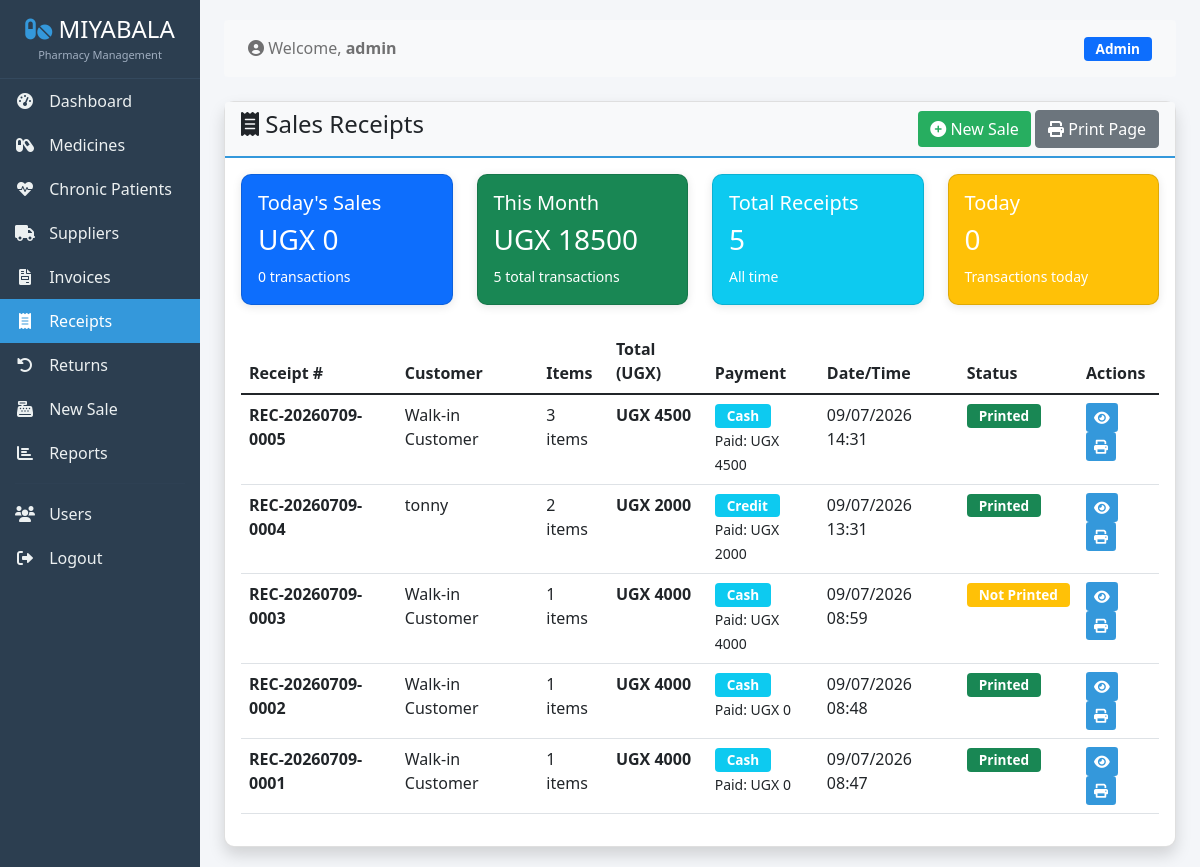
/receipts/ (signed in), run on an earlier commit of the app's database.
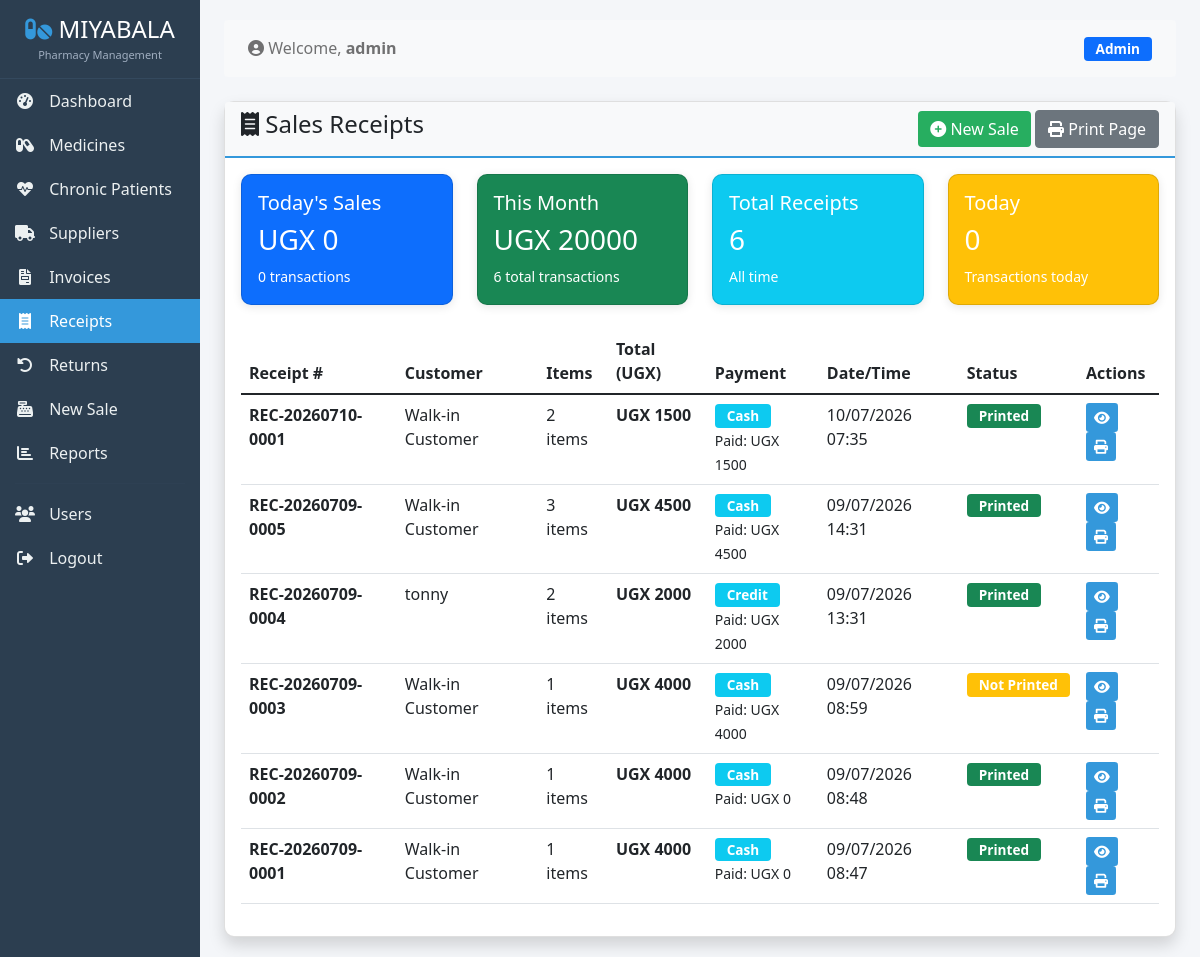
And on a later commit of the database.
### stock/models.py (models this page shows, shortened)
class Receipt(models.Model):
    receipt_number = models.CharField(max_length=50, unique=True)
    sale = models.ForeignKey(Sale, on_delete=models.CASCADE, related_name='receipts', null=True, blank=True)
    customer_name = models.CharField(max_length=200, blank=True, null=True)
    customer_phone = models.CharField(max_length=20, blank=True, null=True)
    total_amount = models.DecimalField(max_digits=12, decimal_places=2, default=0)
    amount_paid = models.DecimalField(max_digits=12, decimal_places=2, default=0)
    change_due = models.DecimalField(max_digits=12, decimal_places=2, default=0)
    payment_method = models.CharField(max_length=50, default='cash')
    items = models.JSONField(default=list)  # Store items as JSON
    created_at = models.DateTimeField(auto_now_add=True)
    created_by = models.ForeignKey(User, on_delete=models.SET_NULL, null=True, related_name='receipts_created')
    is_printed = models.BooleanField(default=False)
    printed_at = models.DateTimeField(null=True, blank=True)
    class Meta:
        ordering = ['-created_at']
        indexes = [
            models.Index(fields=['receipt_number']),
            models.Index(fields=['created_at']),
        ]

### stock/views.py (the view)
# urls.py: path('receipts/', views.receipt_list, name='receipt_list'),
@login_required
def receipt_list(request):
    receipts = Receipt.objects.all().select_related('created_by').order_by('-created_at')
    today = timezone.now().date()
    today_receipts = Receipt.objects.filter(created_at__date=today)
    today_total = today_receipts.aggregate(Sum('total_amount'))['total_amount__sum'] or 0
    month_start = timezone.now().replace(day=1, hour=0, minute=0, second=0, microsecond=0)
    month_receipts = Receipt.objects.filter(created_at__gte=month_start)
    month_total = month_receipts.aggregate(Sum('total_amount'))['total_amount__sum'] or 0
    context = {
        'receipts': receipts,
        'today_total': today_total,
        'month_total': month_total,
        'receipt_count': receipts.count(),
        'today_count': today_receipts.count(),
    }
    return render(request, 'stock/receipt_list.html', context)

### stock/templates/stock/receipt_list.html (shortened to what this page needs)
{% extends 'stock/base.html' %}
{% load static %}
{% block content %}
<div class="row">
    <div class="col-12">
        <div class="card shadow">
            <div class="card-header d-flex justify-content-between align-items-center">
                <h4><i class="fas fa-receipt"></i> Sales Receipts</h4>
                <div>
                    <a href="{% url 'stock:create_sale' %}" class="btn btn-success">
                        <i class="fas fa-plus-circle"></i> New Sale
                    </a>
                    <button onclick="window.print()" class="btn btn-secondary">
                        <i class="fas fa-print"></i> Print Page
                    </button>
                </div>
            </div>
            <div class="card-body">
                <div class="row mb-4">
                    <div class="col-md-3">
                        <div class="card bg-primary text-white">
                            <div class="card-body">
                                <h5>Today's Sales</h5>
                                <h3>UGX {{ today_total|floatformat:0 }}</h3>
                                <small>{{ today_count }} transactions</small>
                            </div>
                        </div>
                    </div>
                    <div class="col-md-3">
                        <div class="card bg-success text-white">
                            <div class="card-body">
                                <h5>This Month</h5>
                                <h3>UGX {{ month_total|floatformat:0 }}</h3>
                                <small>{{ receipt_count }} total transactions</small>
                            </div>
                        </div>
                    </div>
                    <div class="col-md-3">
                        <div class="card bg-info text-white">
                            <div class="card-body">
                                <h5>Total Receipts</h5>
                                <h3>{{ receipt_count }}</h3>
                                <small>All time</small>
                            </div>
                        </div>
                    </div>
                    <div class="col-md-3">
                        <div class="card bg-warning text-white">
                            <div class="card-body">
                                <h5>Today</h5>
                                <h3>{{ today_count }}</h3>
                                <small>Transactions today</small>
                            </div>
                        </div>
                    </div>
                </div>
                <div class="table-responsive">
                    <table class="table table-hover">
                        <thead>
                            <tr>
                                <th>Receipt #</th>
                                <th>Customer</th>
                                <th>Items</th>
                                <th>Total (UGX)</th>
                                <th>Payment</th>
                                <th>Date/Time</th>
                                <th>Status</th>
                                <th>Actions</th>
                            </tr>
                        </thead>
                        <tbody>
                            {% for receipt in receipts %}
                            <tr>
                                <td><strong>{{ receipt.receipt_number }}</strong></td>
                                <td>{{ receipt.customer_name|default:'Walk-in' }}</td>
                                <td>{{ receipt.items|length }} items</td>
                                <td><strong>UGX {{ receipt.total_amount|floatformat:0 }}</strong></td>
                                <td>
                                    <span class="badge bg-info">{{ receipt.payment_method|title }}</span>
                                    <br>
                                    <small>Paid: UGX {{ receipt.amount_paid|floatformat:0 }}</small>
                                </td>
                                <td>{{ receipt.created_at|date:'d/m/Y H:i' }}</td>
                                <td>
                                    {% if receipt.is_printed %}
                                        <span class="badge bg-success">Printed</span>
                                    {% else %}
                                        <span class="badge bg-warning">Not Printed</span>
                                    {% endif %}
                                </td>
                                <td>
                                    <a href="{% url 'stock:receipt_detail' receipt.id %}" class="btn btn-sm btn-info">
                                        <i class="fas fa-eye"></i>
                                    </a>
                                    <a href="{% url 'stock:print_receipt' receipt.id %}" target="_blank" class="btn btn-sm btn-primary">
                                        <i class="fas fa-print"></i>
                                    </a>
                                </td>
                            </tr>
                            {% empty %}
                            <tr>
                                <td colspan="8" class="text-center">No receipts found.</td>
                            </tr>
                            {% endfor %}
                        </tbody>
                    </table>
                </div>
            </div>
        </div>
    </div>
</div>
{% endblock %}

### stock/templates/stock/base.html (shortened to what this page needs)
<!DOCTYPE html>
<html lang="en">
<head>
    <link href="https://cdn.jsdelivr.net/npm/bootstrap@5.1.3/dist/css/bootstrap.min.css" rel="stylesheet">
    <link rel="stylesheet" href="https://cdnjs.cloudflare.com/ajax/libs/font-awesome/6.0.0-beta3/css/all.min.css">
</head>
<body>
    <div class="container-fluid">
        <div class="row">
            <nav class="col-md-2 col-lg-2 d-md-block sidebar p-0">
                <div class="position-sticky">
                    <div class="sidebar-brand">
                        <h4><i class="fas fa-pills"></i> MIYABALA</h4>
                        <small>Pharmacy Management</small>
                    </div>
                    <ul class="nav flex-column">
                        <li class="nav-item">
                            <a class="nav-link {% if request.resolver_match.url_name == 'dashboard' %}active{% endif %}" href="{% url 'stock:dashboard' %}">
                                <i class="fas fa-tachometer-alt"></i> Dashboard
                            </a>
                        </li>
                        {% with user_groups=user.groups.all|join:',' %}
                            {% if user.is_superuser or 'admin' in user_groups or 'manager' in user_groups %}
                                <li class="nav-item">
                                    <a class="nav-link {% if 'drug' in request.resolver_match.url_name %}active{% endif %}" href="{% url 'stock:drug_list' %}">
                                        <i class="fas fa-capsules"></i> Medicines
                                    </a>
                                </li>
                            {% endif %}
                        {% endwith %}
                        <li class="nav-item">
                            <a class="nav-link {% if 'patient' in request.resolver_match.url_name %}active{% endif %}" href="{% url 'stock:patient_list' %}">
                                <i class="fas fa-heartbeat"></i> Chronic Patients
                            </a>
                        </li>
                        <li class="nav-item">
                            <a class="nav-link {% if 'supplier' in request.resolver_match.url_name %}active{% endif %}" href="{% url 'stock:supplier_list' %}">
                                <i class="fas fa-truck"></i> Suppliers
                            </a>
                        </li>
                        <li class="nav-item">
                            <a class="nav-link {% if 'invoice' in request.resolver_match.url_name %}active{% endif %}" href="{% url 'stock:invoice_list' %}">
                                <i class="fas fa-file-invoice"></i> Invoices
                            </a>
                        </li>
                        <li class="nav-item">
                            <a class="nav-link {% if 'receipt' in request.resolver_match.url_name %}active{% endif %}" href="{% url 'stock:receipt_list' %}">
                                <i class="fas fa-receipt"></i> Receipts
                            </a>
                        </li>
                        <li class="nav-item">
                            <a class="nav-link {% if 'return' in request.resolver_match.url_name %}active{% endif %}" href="{% url 'stock:return_list' %}">
                                <i class="fas fa-undo-alt"></i> Returns
                            </a>
                        </li>
                        <li class="nav-item">
                            <a class="nav-link {% if 'create_sale' in request.resolver_match.url_name %}active{% endif %}" href="{% url 'stock:create_sale' %}">
                                <i class="fas fa-cash-register"></i> New Sale
                            </a>
                        </li>
                        <li class="nav-item">
                            <a class="nav-link {% if 'reports' in request.resolver_match.url_name %}active{% endif %}" href="{% url 'stock:reports_dashboard' %}">
                                <i class="fas fa-chart-bar"></i> Reports
                            </a>
                        </li>
                        <li><hr class="nav-divider"></li>
                        {% with user_groups=user.groups.all|join:',' %}
                            {% if user.is_superuser or 'admin' in user_groups or 'manager' in user_groups %}
                                <li class="nav-item">
                                    <a class="nav-link {% if 'user' in request.resolver_match.url_name %}active{% endif %}" href="{% url 'stock:user_list' %}">
                                        <i class="fas fa-users"></i> Users
                                    </a>
                                </li>
                            {% endif %}
                        {% endwith %}
                        <li class="nav-item">
                            <a class="nav-link" href="{% url 'stock:logout' %}">
                                <i class="fas fa-sign-out-alt"></i> Logout
                            </a>
                        </li>
                    </ul>
                </div>
            </nav>
            <main class="col-md-10 col-lg-10 ms-sm-auto px-md-4 main-content">
                <nav class="navbar navbar-light bg-light rounded mb-4">
                    <div class="container-fluid">
                        <span class="navbar-text">
                            <i class="fas fa-user-circle"></i> Welcome, <strong>{{ user.username }}</strong>
                        </span>
                        <span class="navbar-text">
                            <span class="badge {% if user.is_superuser %}bg-primary{% else %}bg-secondary{% endif %}">
                                {{ user.is_superuser|yesno:"Admin,Staff" }}
                            </span>
                        </span>
                    </div>
                </nav>
                {% block content %}{% endblock %}
            </main>
        </div>
    </div>
</body>
</html>

### stock/templates/stock/base.html (style rules this page uses)
body { background: #f4f6f9; }
.sidebar { min-height: 100vh; background: #2c3e50; color: white; }
.sidebar .nav-link { color: #ecf0f1; padding: 10px 15px; border-radius: 0; transition: all 0.3s; }
.sidebar .nav-link.active { background: #3498db; color: white; }
.sidebar .nav-link i { margin-right: 10px; width: 20px; text-align: center; }
.sidebar-brand { padding: 15px; text-align: center; border-bottom: 1px solid #34495e; }
.sidebar-brand h4 { margin: 0; color: white; }
.sidebar-brand h4 i { color: #3498db; }
.sidebar-brand small { display: block; color: #a0aec0; font-size: 11px; margin-top: 3px; }
.sidebar .nav-divider { border-top: 1px solid #34495e; margin: 8px 15px; }
.main-content { padding: 20px; }
.card { border-radius: 10px; box-shadow: 0 2px 10px rgba(0,0,0,0.1); }
.card-header { background: #f8f9fa; border-bottom: 2px solid #3498db; }
.btn-primary { background: #3498db; border: none; }
.btn-success { background: #27ae60; border: none; }
.btn-info { background: #3498db; border: none; color: white; }
.badge { font-size: 0.85rem; padding: 5px 12px; }

What changed in the data, as far as the page shows it:
added Receipt: receipt_number "REC-20260710-0001", customer_name "Walk-in Customer", items|length "2", total_amount "1500", payment_method "Cash", amount_paid "1500", created_at "10/07/2026 07:35", is_printed "Printed"
Also different on the page:
{{ month_total|floatformat:0 }}: "18500" → "20000"
{{ receipt_count }}: "5" → "6"
